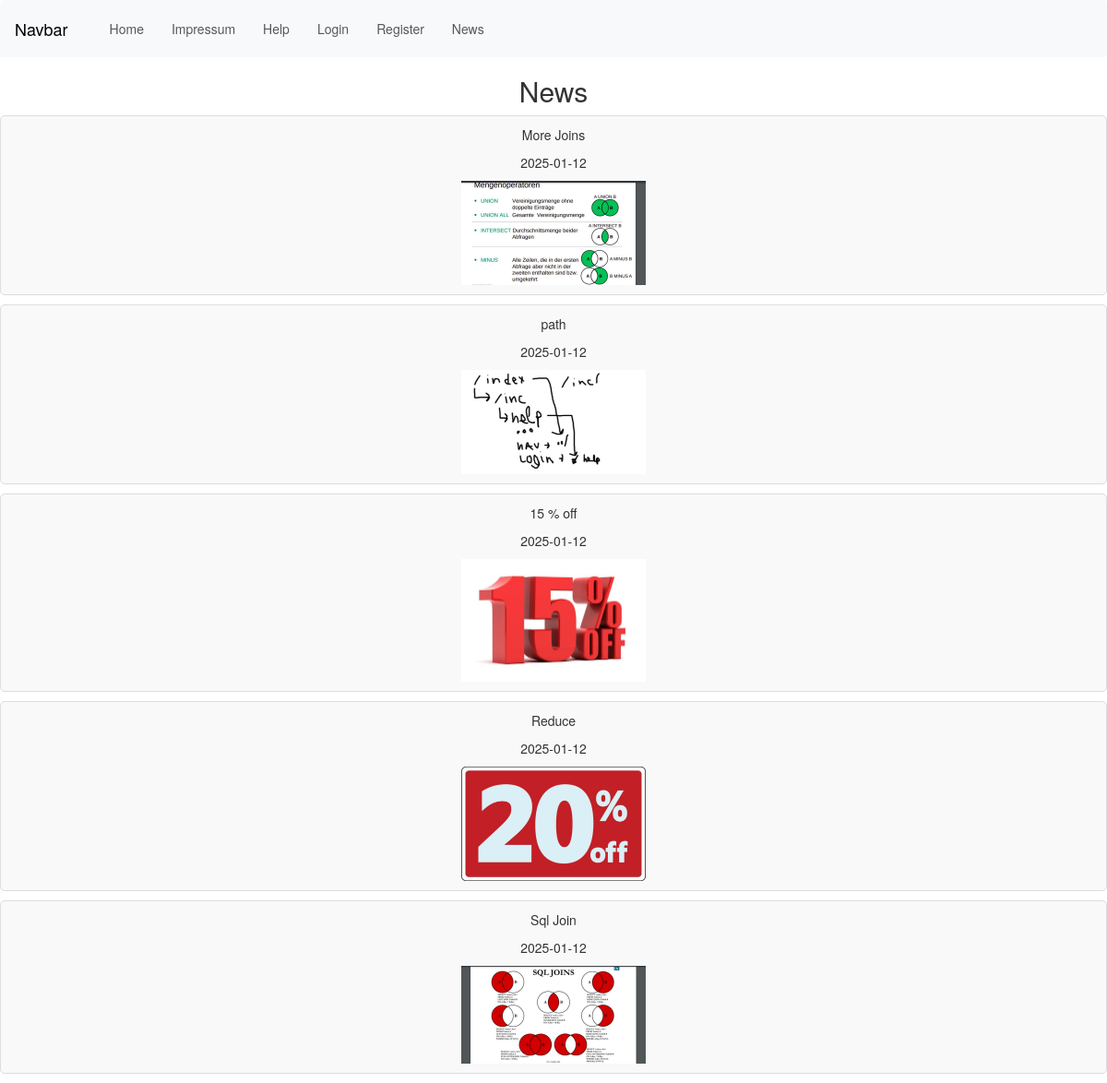
Screenshot of /inc/news.php with the database file from the repository.
### tables this page shows
CREATE TABLE `news` (
  `id` int NOT NULL,
  `text` varchar(200) NOT NULL,
  `photoname` varchar(50) NOT NULL,
  `photodir` varchar(225) NOT NULL,
  `date` date NOT NULL
);

### inc/news.php (the view, shortened to what this page needs)
<!DOCTYPE html>
<html lang="en">
<head>
    <?php include 'head.php'; ?>
    <link rel="stylesheet" href="../res/css/style.css">
</head>
<body>
    <?php
    include 'navigation.php';
    include 'db.php';
    $tableName = 'news';
    $sql_all = "SELECT * FROM $tableName ORDER BY id DESC";
    $result_all = $db_obj->query($sql_all);
    if (!empty($result_all)) {
        echo '<div class="divUL">';
        echo "<h2 style='text-align: center;'>News</h2>";
        echo "<ul>";
        while ($row = $result_all->fetch_array(MYSQLI_ASSOC)) {
            echo "<li>";
            echo "<p>" . $row['text'] . "</p>";
            echo "<p>" . $row['date'] . "</p>";
            if (!empty($row['photodir'])) {
                echo "<div class='image-container'>";
                echo "<img class='small-image' src='" . $row['photodir'] . "' alt='Uploaded Image' />";
                echo "</div>";
            }
            echo "</li>";
        }
        echo "</ul>";
        echo "</div>";
    }
    ?>
</body>
</html>

### res/css/style.css (style rules this page uses)
div.divUL ul { list-style-type: none; padding: 0; margin: 0; }
div.divUL ul li { border: 1px solid #ddd; margin: 10px 0; padding: 10px; border-radius: 5px; background-color: #f9f9f9; text-align: center; }
.image-container { max-width: 200px; overflow: hidden; display: block; margin-left: auto; margin-right: auto; }
.small-image { width: 100%; height: auto; }

### rows the page displays
news: text "More Joins", date "2025-01-12", photodir (picture)
news: text "path", date "2025-01-12", photodir (picture)
news: text "15 % off", date "2025-01-12", photodir (picture)
news: text "Reduce", date "2025-01-12", photodir (picture)
news: text "Sql Join", date "2025-01-12", photodir (picture)
